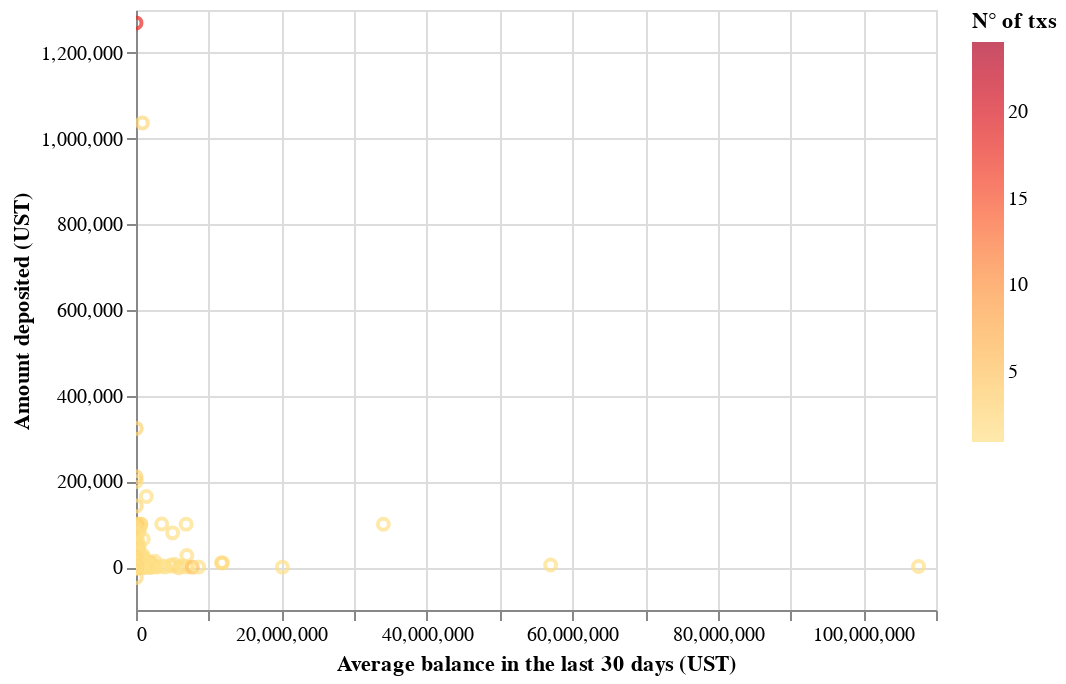

Notebook code for this chart:
### Code cell
df = deposit_balance_df.rename(columns=cols_dict)
c =alt.Chart(df.head(5000)).mark_point().encode(
  y=cols_dict['AMOUNT'],
  x=cols_dict['AVG_BALANCE_USD'],
  color=alt.Color(cols_dict['N_TXS'],
          scale=alt.Scale(scheme='yelloworangered')),
  tooltip=[cols_dict['SENDER'], cols_dict['AMOUNT'],
           cols_dict['AVG_BALANCE_USD'],
          cols_dict['N_TXS']]
).interactive()
c

### Figure 1 — Vega-Lite specification as saved in the notebook (floating-point values rounded to 4 significant figures; data arrays with more than 128 entries replaced by an {"elided": "..."} marker saying what was removed)
{"config": {"view": {"continuousWidth": 400, "continuousHeight": 300}}, "data": {"name": "data-07c2ffe7111440c01b3e525628b3ed71"}, "mark": "point", "encoding": {"color": {"field": "N° of txs", "scale": {"scheme": "yelloworangered"}, "type": "quantitative"}, "tooltip": [{"field": "User address", "type": "nominal"}, {"field": "Amount deposited (UST)", "type": "quantitative"}, {"field": "Average balance in the last 30 days (UST)", "type": "quantitative"}, {"field": "N° of txs", "type": "quantitative"}], "x": {"field": "Average balance in the last 30 days (UST)", "type": "quantitative"}, "y": {"field": "Amount deposited (UST)", "type": "quantitative"}}, "selection": {"selector030": {"type": "interval", "bind": "scales", "encodings": ["x", "y"]}}, "$schema": "https://vega.github.io/schema/vega-lite/v4.17.0.json", "datasets": {"data-07c2ffe7111440c01b3e525628b3ed71": {"elided": "5000 records"}}}
